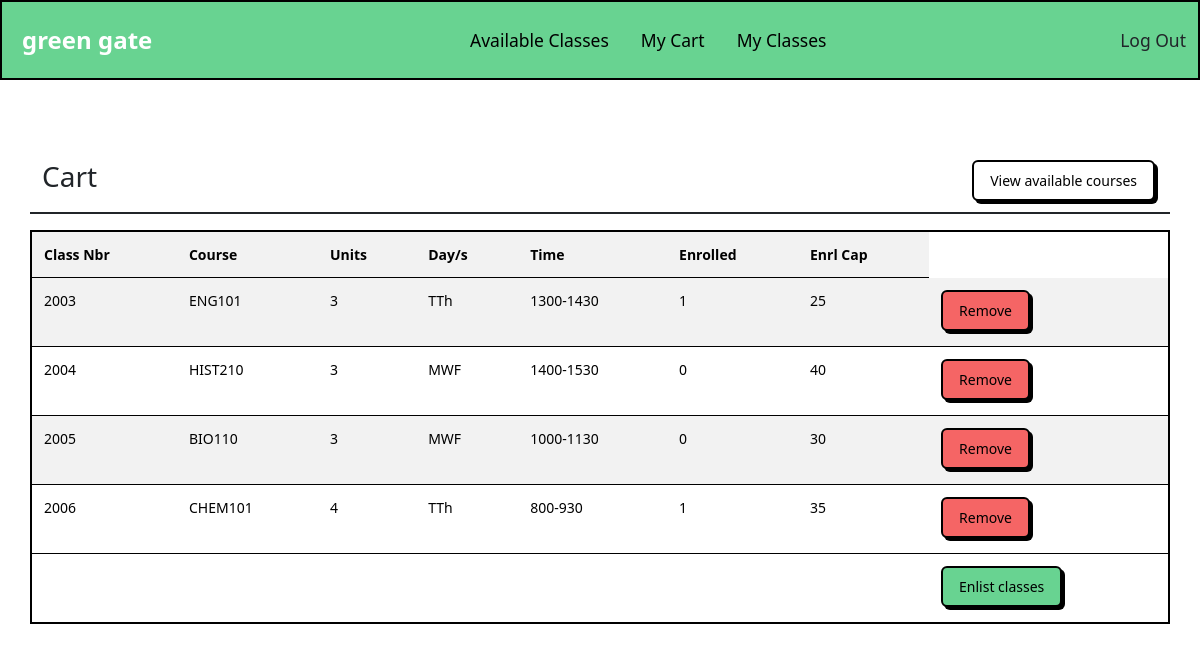
The page /my_cart (signed in) on the database as committed earlier.
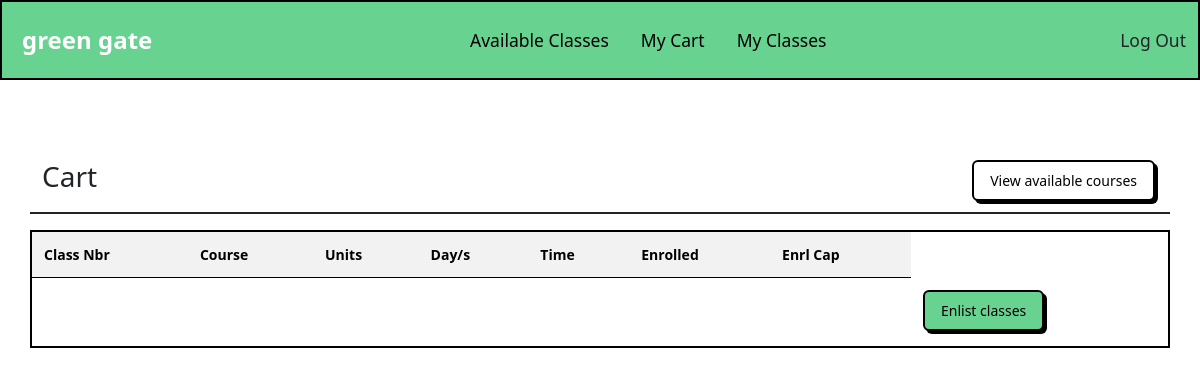
The same page on the database as committed later.
### tables this page shows
CREATE TABLE carts (
        id INTEGER PRIMARY KEY AUTOINCREMENT,
        user_id INTEGER NOT NULL,
        class_id INTEGER NOT NULL,
        FOREIGN KEY (user_id) REFERENCES users(id),
        FOREIGN KEY (class_id) REFERENCES classes(id)
    );

CREATE TABLE classes (
        id INTEGER PRIMARY KEY AUTOINCREMENT,
        course_code TEXT NOT NULL,
        title TEXT NOT NULL,
        description TEXT,
        section TEXT NOT NULL,
        units INTEGER NOT NULL,
        slots INTEGER NOT NULL,
        days TEXT NOT NULL,
        start_time INTEGER NOT NULL,
        end_time INTEGER NOT NULL
    );

### app.py (the view)
@app.route("/my_cart", methods=["GET", "POST"])
@login_required
def my_cart():
    connection = sqlite3.connect('enrollment.db')
    cursor = connection.cursor()
    if request.method == "POST":
        if "class_id_remove" in request.form:
            remove_class_id = request.form.get("class_id_remove")
            cursor.execute("DELETE FROM carts WHERE user_id = ? AND id = ?", (session["user_id"], remove_class_id))
            connection.commit()
            return redirect("/my_cart")
    cart_courses = cursor.execute("""
        SELECT c.id,
               c.course_code,
               c.title,
               c.description,
               c.section,
               c.units,
               COUNT(e.id) AS enrolled_count,
               c.slots,
               c.days,
               c.start_time,
               c.end_time,
               carts.id
        FROM classes c
        LEFT JOIN enrollments e
               ON c.id = e.class_id AND e.status = 'enrolled'
        JOIN carts ON c.id = carts.class_id
        WHERE c.id IN (
            SELECT class_id FROM carts WHERE user_id = ?
        )
        GROUP BY c.id
        """, (session["user_id"],)).fetchall()
    connection.close()
    return render_template("my_cart.html", cart_courses=cart_courses)

### app.py (called while the page is built)
def login_required(f):
    @wraps(f)
    def decorated_function(*args, **kwargs):
        if not session["user_id"]:
            return redirect("/login")
        return f(*args, **kwargs)
    return decorated_function

### templates/my_cart.html (shortened to what this page needs)
{% extends "layout.html" %}
{% block body %}
    <div class="container" style="padding-top: 10vh;">
        <div class="row">
            <h2 class="heading_with_button">Cart<button type="button" class="btn btn-secondary" onclick="window.location.href='{{ url_for('available_classes') }}'">View available courses</button> </h2>
            <hr>
            <table class="table table-striped">
                    <th>Class Nbr</th>
                    <th>Course</th>
                    <th>Units</th>
                    <th>Day/s</th>
                    <th>Time</th>
                    <th>Enrolled</th>
                    <th>Enrl Cap</th>
                <tbody>
                    {% for item in cart_courses %}
                        <tr>
                            <td>{{ item[0] }}</td>
                            <td>{{ item[1] }} </td>
                            <td>{{ item[5] }} </td>
                            <td>{{ item[8] }}</td>
                            <td>{{ item[9] }}-{{ item[10] }}</td>
                            <td>{{ item[6] }}</td>
                            <td>{{ item[7] }} </td>
                            <td>
                                <form id="remove_from_cart" method="post">
                                    <button type="submit" class="btn btn-danger" name="remove">Remove</button>
                                </form>
                            </td>
                        </tr>
                    {% endfor %}
                </tbody>
                <tfoot>
                    <tr>
                        <td colspan="7"></td>
                        <td>
                            <form action="/enlist_classes" method="post" onsubmit="return confirm('Are you sure you want to enlist these classes?');">
                                <button type="submit" class="btn btn-success">Enlist classes</button>
                            </form>
                        </td>
                    </tr>
                </tfoot>
            </table>
        </div>
    </div>
{% endblock %}

### templates/layout.html (shortened to what this page needs)
<!DOCTYPE html>
<html lang="en">
    <head>
        <link rel="stylesheet" href="{{ url_for('static', filename='styles.css') }}">
        <link href="https://cdn.jsdelivr.net/npm/bootstrap@5.3.7/dist/css/bootstrap.min.css" rel="stylesheet">
        <link href="https://bootswatch.com/5/brite/bootstrap.min.css" rel="stylesheet" type="text/css">
	</head>
	<body>
        <nav class="navbar navbar-expand-lg bg-success" id="primarynav">
            <div class="container-fluid">
                <a class="navbar-brand" href="/" id="greengatelogo">green gate</a>
                <div class="collapse navbar-collapse" id="navbarNav">
                <ul class="navbar-nav mx-auto navbar-nav-scroll">
                    {% if session["user_id"] %}
                        <li class="nav-item">
                            <a class="nav-link active" aria-current="page" href="/available_classes">Available Classes</a>
                        </li>
                        <li class="nav-item">
                            <a class="nav-link active" aria-current="page" href="/my_cart">My Cart</a>
                        </li>
                        <li class="nav-item">
                            <a class="nav-link active" aria-current="page" href="/my_classes">My Classes</a>
                        </li>
                    </ul>
                    <a class="nav-link" href="/logout">Log Out</a>
                    {% else %}
                        <li class="nav-item"><a class="nav-link" href="{{ url_for('login') }}">Login</a></li>
                        <li class="nav-item"><a class="nav-link" href="{{ url_for('register') }}">Register</a></li>
                    </ul>
                    {% endif %}
                </div>
            </div>
        </nav>
            <div>
                {% block body %}{% endblock %}
            </div>
    </body>
</html>

### static/styles.css (style rules this page uses)
body { font-family: Helvetica; }
#greengatelogo { padding: 0.5rem; font-size: 1.5rem; font-weight: bold; color:rgb(255, 255, 255); }
.heading_with_button { display: flex; justify-content: space-between; }

Rows that differ between the two databases and show on the page:
removed carts: item "2003", course_code "ENG101", units "3", days "TTh", start_time "1300", end_time "1430", item "1", slots "25"
removed carts: item "2004", course_code "HIST210", units "3", days "MWF", start_time "1400", end_time "1530", item "0", slots "40"
removed carts: item "2005", course_code "BIO110", units "3", days "MWF", start_time "1000", end_time "1130", item "0", slots "30"
removed carts: item "2006", course_code "CHEM101", units "4", days "TTh", start_time "800", end_time "930", item "1", slots "35"
